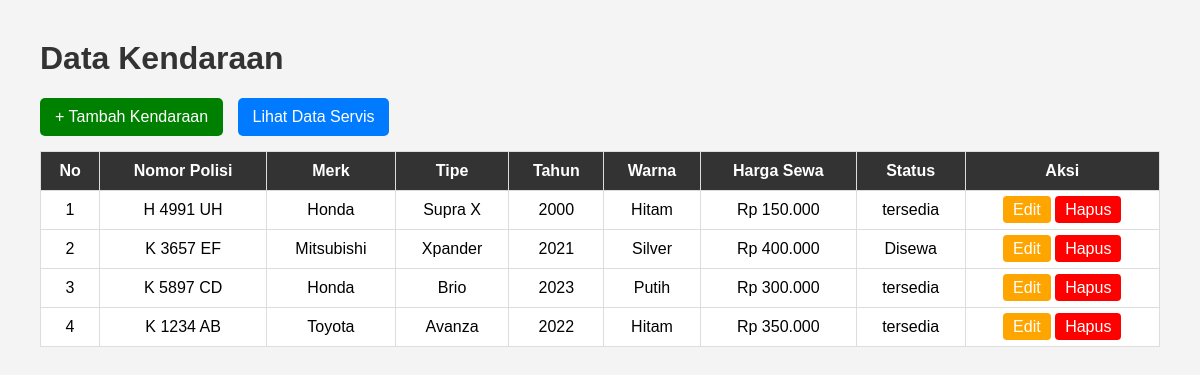
The page / on the database its author committed.
### tables this page shows
CREATE TABLE `kendaraan` (
  `id` int NOT NULL,
  `nomor_polisi` varchar(20) DEFAULT NULL,
  `merk` varchar(50) DEFAULT NULL,
  `tipe` varchar(50) DEFAULT NULL,
  `tahun` year DEFAULT NULL,
  `warna` varchar(30) DEFAULT NULL,
  `harga_sewa` decimal(12,0) DEFAULT NULL,
  `status` enum('tersedia','Disewa') DEFAULT NULL
);

### classes/kendaraan.php (called while the page is built, shortened)
<?php
class Kendaraan
{
    private $conn;
    private $table = "kendaraan";
    public function __construct($db)
    {
        $this->conn = $db;
    }
    public function tampilkanSemua()
    {
        $query = "SELECT * FROM " . $this->table . " ORDER BY id DESC";
        $stmt = $this->conn->prepare($query);
        $stmt->execute();
        return $stmt;
    }
}
?>

### index.php (the view, shortened to what this page needs)
<?php
require_once "classes/kendaraan.php";
$database = new Database();
$db = $database->getConnection();
$kendaraan = new Kendaraan($db);
$data = $kendaraan->tampilkanSemua();
?>
<!DOCTYPE html>
<html lang="id">
<head>
</head>
<body>
<h1>Data Kendaraan</h1>
<div>
    <a href="tambah.php" class="tambah">+ Tambah Kendaraan</a>
    <a href="servis.php" class="servis-link">Lihat Data Servis</a>
</div>
<table>
    <tr>
        <th>No</th>
        <th>Nomor Polisi</th>
        <th>Merk</th>
        <th>Tipe</th>
        <th>Tahun</th>
        <th>Warna</th>
        <th>Harga Sewa</th>
        <th>Status</th>
        <th>Aksi</th>
    </tr>
    <?php
    $no = 1;
    while ($row = $data->fetch(PDO::FETCH_ASSOC)) {
    ?>
    <tr>
        <td><?= $no++; ?></td>
        <td><?= htmlspecialchars($row['nomor_polisi']); ?></td>
        <td><?= htmlspecialchars($row['merk']); ?></td>
        <td><?= htmlspecialchars($row['tipe']); ?></td>
        <td><?= $row['tahun']; ?></td>
        <td><?= htmlspecialchars($row['warna']); ?></td>
        <td>Rp <?= number_format($row['harga_sewa'], 0, ',', '.'); ?></td>
        <td><?= htmlspecialchars($row['status']); ?></td>
        <td>
            <a class="edit" href="edit.php?id=<?= $row['id']; ?>">Edit</a>
            <a class="hapus" href="hapus.php?id=<?= $row['id']; ?>" onclick="return confirm('Yakin ingin menghapus data ini?')">Hapus</a>
        </td>
    </tr>
    <?php } ?>
</table>
</body>
</html>

### index.php (style rules this page uses)
body { font-family: Arial, sans-serif; margin: 40px; background: #f4f4f4; }
h1 { color: #333; }
.tambah { display: inline-block; padding: 10px 15px; background: green; color: white; text-decoration: none; border-radius: 5px; margin-bottom: 15px; }
.servis-link { display: inline-block; padding: 10px 15px; background: #007bff; color: white; text-decoration: none; border-radius: 5px; margin-left: 10px; }
table { width: 100%; border-collapse: collapse; background: white; }
th, td { border: 1px solid #ddd; padding: 10px; text-align: center; }
th { background: #333; color: white; }
.edit { background: orange; color: white; padding: 5px 10px; text-decoration: none; border-radius: 4px; }
.hapus { background: red; color: white; padding: 5px 10px; text-decoration: none; border-radius: 4px; }

### rows shown on the page
kendaraan: nomor_polisi "H 4991 UH", merk "Honda", tipe "Supra X", tahun "2000", warna "Hitam", harga_sewa "150.000", status "tersedia"
kendaraan: nomor_polisi "K 3657 EF", merk "Mitsubishi", tipe "Xpander", tahun "2021", warna "Silver", harga_sewa "400.000", status "Disewa"
kendaraan: nomor_polisi "K 5897 CD", merk "Honda", tipe "Brio", tahun "2023", warna "Putih", harga_sewa "300.000", status "tersedia"
kendaraan: nomor_polisi "K 1234 AB", merk "Toyota", tipe "Avanza", tahun "2022", warna "Hitam", harga_sewa "350.000", status "tersedia"
